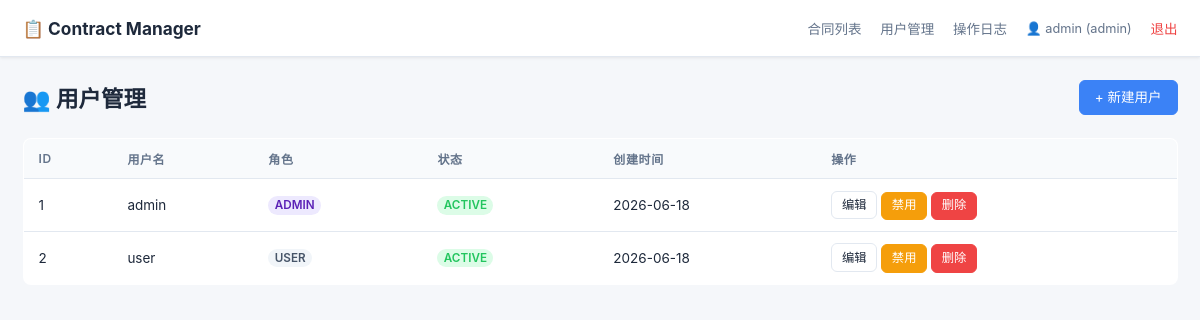
Screenshot of /projects/contract-manager-fresh/users (signed in) with the database file from the repository.
### app/models/user.py (models this page shows, shortened)
class User(Base):
    __tablename__ = "users"
    id: Mapped[int] = mapped_column(Integer, primary_key=True, autoincrement=True)
    username: Mapped[str] = mapped_column(String(64), unique=True, nullable=False, index=True)
    password_hash: Mapped[str] = mapped_column(String(128), nullable=False)
    role: Mapped[str] = mapped_column(String(16), nullable=False, default="user")  # admin | user
    status: Mapped[str] = mapped_column(String(16), nullable=False, default="active")  # active | disabled
    created_at: Mapped[datetime] = mapped_column(
        DateTime, default=lambda: datetime.now(timezone.utc)
    )
    updated_at: Mapped[datetime] = mapped_column(
        DateTime,
        default=lambda: datetime.now(timezone.utc),
        onupdate=lambda: datetime.now(timezone.utc),
    )

### app/routers/users.py (the view)
@router.get("")
async def user_list(request: Request, db: Session = Depends(get_db)):
    tmpl = request.app.state.templates
    if require_admin(request):
        return tmpl.TemplateResponse("errors/403.html", {"request": request}, status_code=403)
    users = list_users(db)
    error_msg = request.query_params.get("error", "")
    success_msg = request.query_params.get("success", "")
    return tmpl.TemplateResponse("users/list.html", {
        "request": request,
        "users": users,
        "error": error_msg,
        "success": success_msg,
    })

### app/templates/users/list.html (shortened to what this page needs)
{% extends "base.html" %}
{% block content %}
<div class="page-header">
    <h1>👥 用户管理</h1>
    <a href="{{ base_path }}/users/new" class="btn btn-primary">+ 新建用户</a>
</div>
{% if users %}
<table class="table">
    <thead>
        <tr>
            <th>ID</th>
            <th>用户名</th>
            <th>角色</th>
            <th>状态</th>
            <th>创建时间</th>
            <th>操作</th>
        </tr>
    </thead>
    <tbody>
    {% for u in users %}
        <tr>
            <td>{{ u.id }}</td>
            <td>{{ u.username }}</td>
            <td><span class="role-badge role-{{ u.role }}">{{ u.role }}</span></td>
            <td><span class="status-badge status-{{ u.status }}">{{ u.status }}</span></td>
            <td>{{ u.created_at.strftime('%Y-%m-%d') if u.created_at else '-' }}</td>
            <td class="actions">
                <a href="{{ base_path }}/users/{{ u.id }}/edit" class="btn btn-sm">编辑</a>
                <form method="post" action="{{ base_path }}/users/{{ u.id }}/toggle-status" style="display:inline">
                    <button type="submit" class="btn btn-sm btn-warning">
                        {{ '禁用' if u.status == 'active' else '启用' }}
                    </button>
                </form>
                <form method="post" action="{{ base_path }}/users/{{ u.id }}/delete"
                      style="display:inline"
                      onsubmit="return confirm('确认删除用户 {{ u.username }}？')">
                    <button type="submit" class="btn btn-sm btn-danger">删除</button>
                </form>
            </td>
        </tr>
    {% endfor %}
    </tbody>
</table>
{% else %}
<div class="empty-state">
    <p>暂无用户数据</p>
</div>
{% endif %}
{% endblock %}

### app/static/css/app.css (style rules this page uses)
*, *::before, *::after { box-sizing: border-box; margin: 0; padding: 0; }
:root { --color-bg: #f5f7fa; --color-surface: #ffffff; --color-primary: #3b82f6; --color-primary-hover: #2563eb; --color-success: #22c55e; --color-warning: #f59e0b; --color-danger: #ef4444; --color-danger-hover: #dc2626; --color-text: #1e293b; --color-text-muted: #64748b; --color-border: #e2e8f0; --shadow: 0 1px 3px rgba(0,0,0,0.08); --radius: 8px; font-family: -apple-system, BlinkMacSystemFont, "Segoe UI", Roboto, "Helvetica Neue", Arial, sans-serif; font-size: 15px; color: var(--color-text); background: var(--color-bg); }
body { min-height: 100vh; }
a { color: var(--color-primary); text-decoration: none; }
.page-header { display: flex; align-items: center; justify-content: space-between; margin-bottom: 1.5rem; }
.page-header h1 { font-size: 1.5rem; }
.table { width: 100%; border-collapse: collapse; background: var(--color-surface); border: 1px solid var(--color-border); border-radius: var(--radius); overflow: hidden; margin-bottom: 1.5rem; }
.table th, .table td { padding: 0.75rem 1rem; text-align: left; border-bottom: 1px solid var(--color-border); font-size: 0.9rem; }
.table th { background: #f8fafc; font-weight: 600; font-size: 0.8rem; text-transform: uppercase; letter-spacing: 0.05em; color: var(--color-text-muted); }
.actions { white-space: nowrap; }
.btn { display: inline-block; padding: 0.5rem 1rem; border: 1px solid var(--color-border); border-radius: 6px; font-size: 0.9rem; cursor: pointer; background: var(--color-surface); color: var(--color-text); transition: all 0.15s; text-decoration: none; line-height: 1.4; }
.btn-primary { background: var(--color-primary); color: #fff; border-color: var(--color-primary); }
.btn-warning { background: var(--color-warning); color: #fff; border-color: var(--color-warning); }
.btn-danger { background: var(--color-danger); color: #fff; border-color: var(--color-danger); }
.btn-sm { padding: 0.3rem 0.65rem; font-size: 0.82rem; }
.status-badge, .role-badge { display: inline-block; padding: 0.2em 0.55em; border-radius: 12px; font-size: 0.78rem; font-weight: 600; text-transform: uppercase; }
.status-active { background: #dcfce7; color: #166534; }
.status-active { color: var(--color-success); }
.role-admin { background: #ede9fe; color: #5b21b6; }
.role-user { background: #f1f5f9; color: #475569; }

### rows the page displays
User: id "1", username "admin", role "ADMIN", status "ACTIVE", created_at "2026-06-18", status "禁用"
User: id "2", username "user", role "USER", status "ACTIVE", created_at "2026-06-18", status "禁用"

### other values shown
{{ request.session.get('username') }} "admin"
{{ request.session.get('role') }} "admin"
